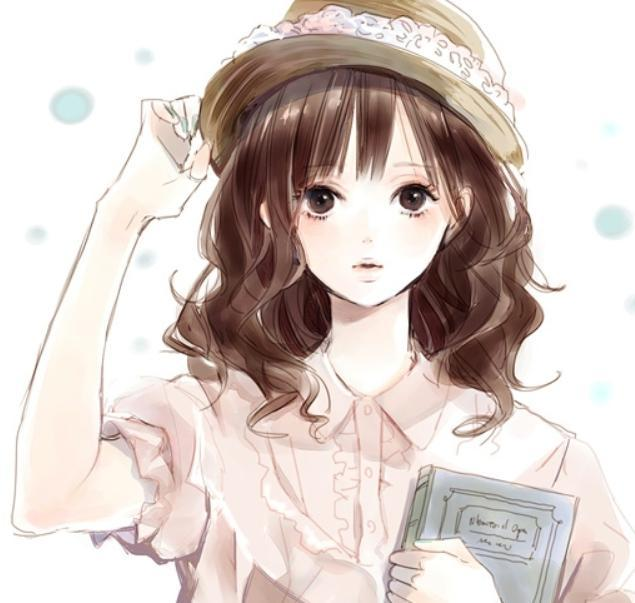
#> input picture vivi.jpg, 635 x 603 px
$ python SVD_reconsitution.py
#> lines starting #> are read from the running program, lines starting #| are printed output that depends on the picture
import matplotlib.pyplot as plt
from PIL import Image
import numpy as np


# 取前k个特征，对图像进行还原
def get_image_feature(s, k):
    # 对于S，只保留前K个特征值
    s_temp = np.zeros(s.shape[0])
    s_temp[0:k] = s[0:k]
    s = s_temp * np.identity(s.shape[0])
    # 用新的s_temp，以及p,q重构A
    temp = np.dot(p, s)
    temp = np.dot(temp, q)
    plt.imshow(temp, cmap=plt.cm.gray, interpolation='nearest')
    plt.show()


# 加载256色图片
image = Image.open('./vivi.jpg')
#> image is the input picture: PIL image 635x603 RGB; mean R, G, B 215.3, 202.9, 197.7
L = image.convert('L')
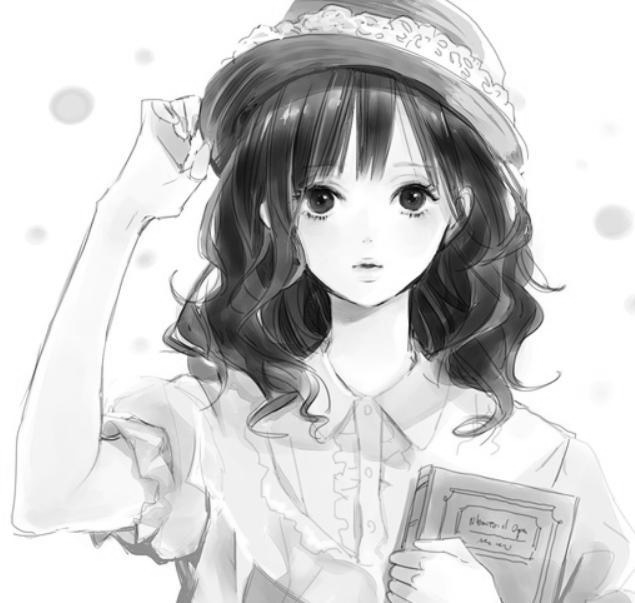
#> L: PIL image 635x603 L; min 2, max 255, mean 206
A = np.array(L)
# 显示原图像
plt.imshow(A, cmap=plt.cm.gray, interpolation='nearest')
plt.show()
# 对图像矩阵A进行奇异值分解，得到p,s,q
p, s, q = np.linalg.svd(A, full_matrices=False)
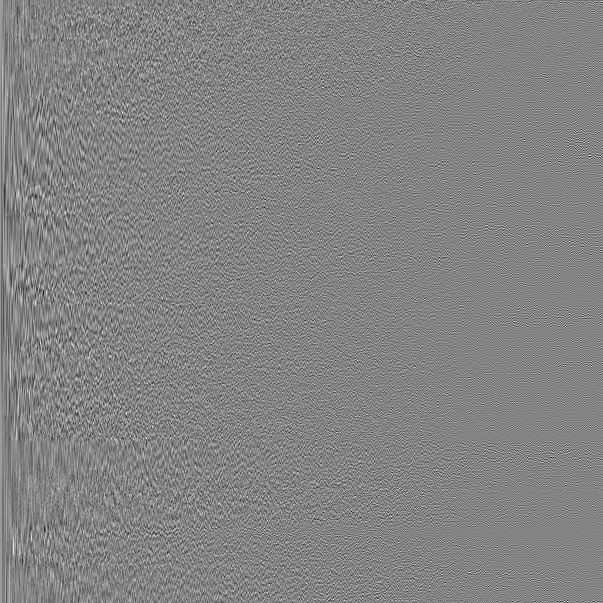
#> p: shape (603, 603) float64; min -0.246, max 0.232, mean 6.3e-05; drawn with min black and max white
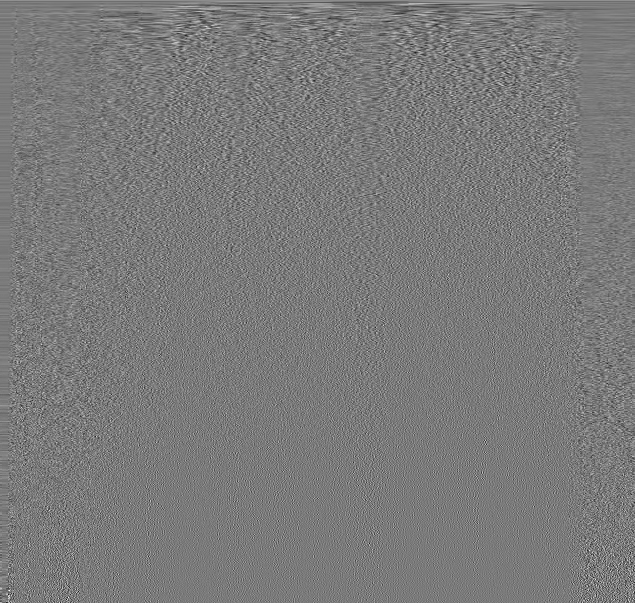
#> q: shape (603, 635) float64; min -0.261, max 0.282, mean 7.61e-05; drawn with min black and max white
#> s = 603 values, max 130284.6 at index 0, min 0.272 at index 602, mean 567.2
print(p.shape, s.shape, q.shape)
#| (603, 603) (603,) (603, 635)
# 取前k个特征，对图像进行还原
get_image_feature(s, 6)
#> in get_image_feature, `temp = np.dot(p, s)`:
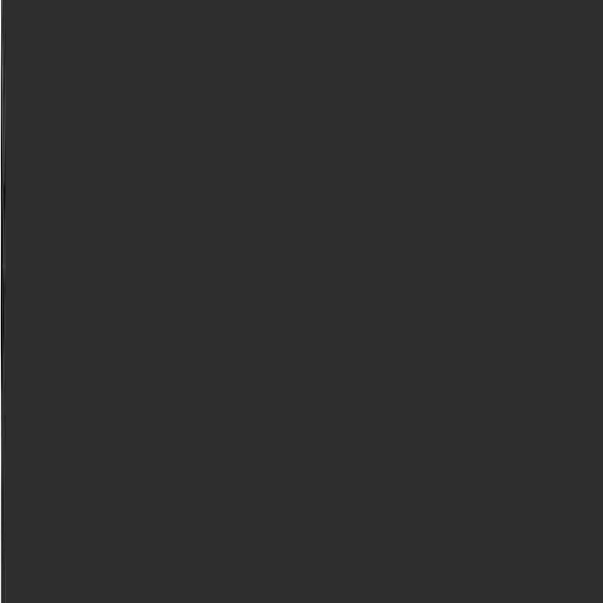
#> temp: shape (603, 603) float64; min -1373.3, max 6084.3, mean 8.7; drawn with min black and max white
#> in get_image_feature, `temp = np.dot(temp, q)`:
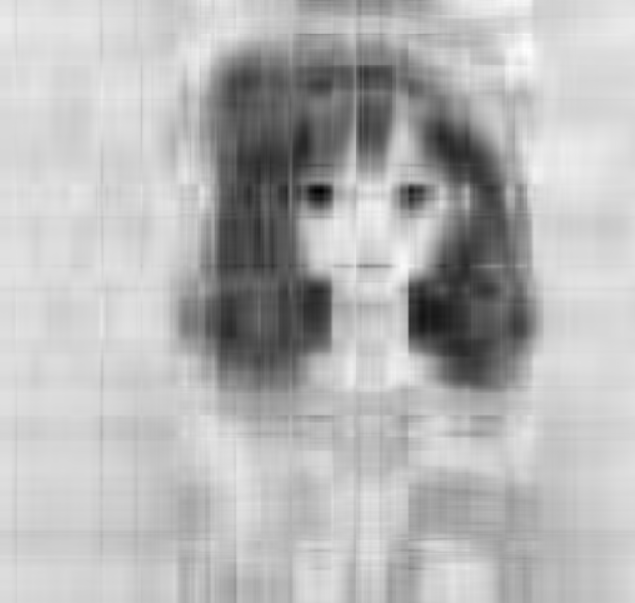
#> temp: shape (603, 635) float64; min -30.58, max 300.5, mean 206; drawn with min black and max white
get_image_feature(s, 60)
#> call 2 of get_image_feature, with s = array of shape (603,), k = 60
#> in get_image_feature (call 2), `temp = np.dot(temp, q)`:
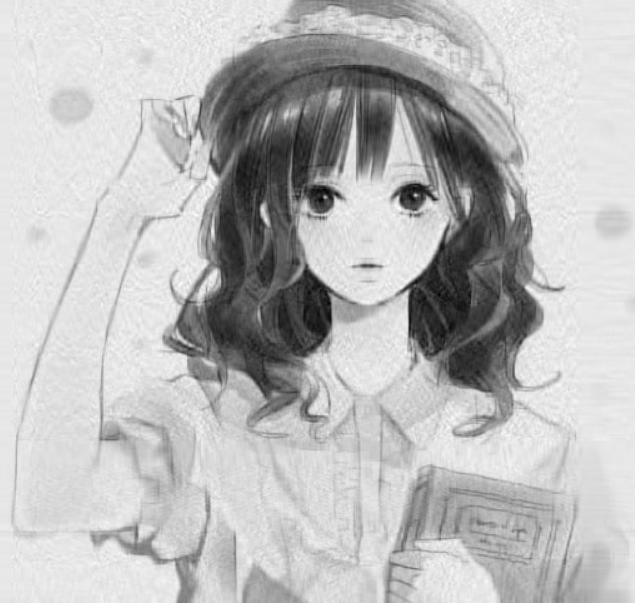
#> temp: shape (603, 635) float64; min -9.86, max 281.9, mean 206; drawn with min black and max white
get_image_feature(s, 300)
